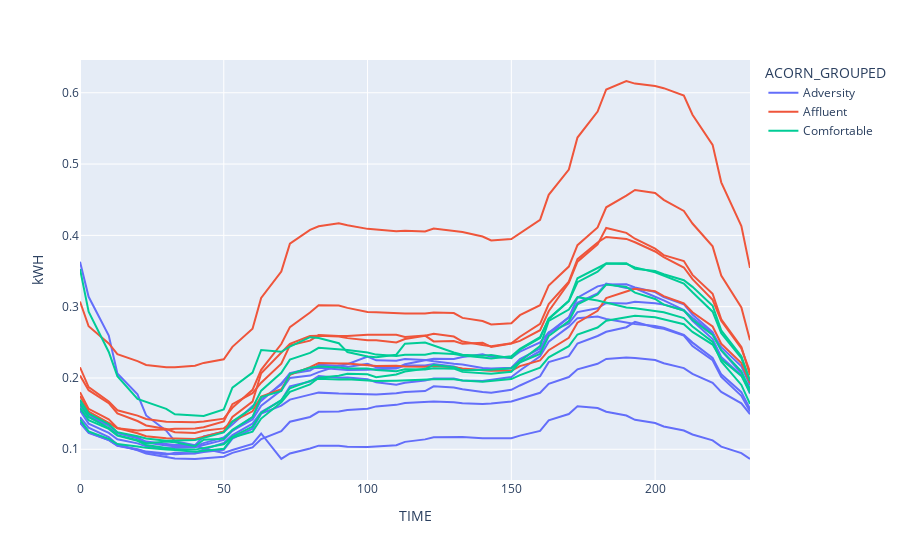

This figure's notebook cell:
### Code cell
fig = px.line(g1, x='TIME', y='kWH', color='ACORN_GROUPED',line_group="ACORN")
fig
